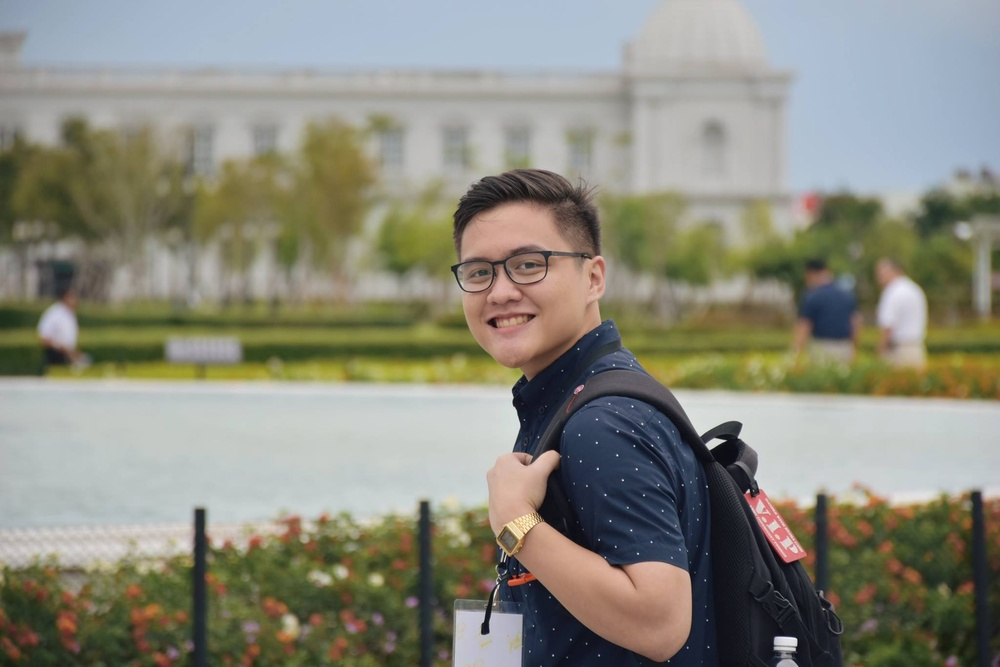
#> input picture data/images/seph.jpg, 1000 x 667 px, shrunk from 2048 x 1365 before the run; its folder holds 5 pictures in this run
$ jupyter execute 'Open CV Brownbag Session.ipynb'   (shell and % lines are left out)
#> lines starting #> are read from the running program, lines starting #| are printed output that depends on the picture
# Open CV Brownbag Session

This Jupyter Notebook contains all the Python code needed to perform <b>Face Detection, Training and Classification and Face Recgonition </b>. In this tutorial, you will learn how to preprocess images in preparation for face detection, use pre-trained Haar Cascades to detect faces in an image, and finally train and classify images to recognize faces using the Local Binary Patterns Histogram (LBPH) algorithm.

The following libraries will be imported in this notebook:

<ul>
    <li> cv2 - OpenCV (Open Source Computer Vision API) python package
    <li> numpy - Numerical Python </li>
    <li> matplotlib - Mathematical Plotting Library for Python </li>
    <li> PIL (Pillow) - Image formatting package </li>
</ul>

### Importing Libraries

[cell 1]
import cv2
import matplotlib.pyplot as plt
import numpy as np
import time as t
import os

import matplotlib

import PIL

from PIL import Image

library_version_list = (matplotlib.__version__ ,np.__version__, cv2.__version__, PIL.__version__)
print ("Library Versions:\n\n\
        Matplotlib\t%s\n\
        Numpy\t\t%s\n\
        OpenCV\t\t%s\n\
        PIL\t\t%s\n" % library_version_list)

### Printing all files in the directory

[cell 2]
DIR = {
    'input' : '../data/images/',
    'output' : '../data/images/output/',
    'cascades' : '../data/cascades/',
    'trainers' : '../data/trainer/',
}

### Loading the image

[cell 3]
print(os.listdir(DIR['input']))

[cell 4]
filename = DIR['input'] + 'seph.jpg'
image = cv2.imread(filename)
#> image is the input picture: shape (667, 1000, 3); mean B, G, R 123.1, 136.4, 136.9
print ("Height:\t\t%i pixels\nWidth:\t\t%i pixels\nChannels:\t%i" % image.shape)
#| Height:		667 pixels
#| Width:		1000 pixels
#| Channels:	3

[cell 5]
plt.imshow(image)
plt.show()

As you may have noticed, the colors of the image displayed above doesn't seem to match the original image. Actually, the image has been correctly loaded by openCV as a numpy array, but the color of each pixel has been sorted as BGR (Blue-Green-Red).
Matplotlib's plot expects an RGB image so, for a correct display of the image, it is necessary to swap those channels.
This operation can be done either by using openCV conversion functions cv2.cvtColor() or by working directly with the numpy array.

#### cvtColor
cvtColor is the openCV function which changes the color space of an image. It takes as input an image and a numerical flag which represents the conversion function. Let's list some of that.

[cell 6]
BGRflags = [flag for flag in dir(cv2) if flag.startswith('COLOR_BGR') ]
print(BGRflags)

In this case it's necessary to change the image space from BGR (Blue, Green, Red) to RGB, so the correct flag is <b>cv2.COLOR_BGR2RGB</b>

[cell 7]
time_start = t.time()
rgb_image = cv2.cvtColor(image, cv2.COLOR_BGR2RGB)
time_end = t.time()
elapsed_time = time_end - time_start
print ("Conversion took %0.5f seconds" % elapsed_time)

[cell 8]
plt.imshow(rgb_image)
plt.show()

As expected, the image has now been converted to the RGB channel format.

### Phase 1: Face Detection

Let's move on to Face Detection. Detecting a face requires a model that decides which features define a human face, and to perform this, we will be needing  a model called Haar Cascades. A Haar cascades is a classifier used to detect the object for which it was trained for, in this case, a face. The figure below shows how a haar cascade would identify features of the given object to be classified.

[cell 9]
time_start = t.time()
gray_image = cv2.cvtColor(image, cv2.COLOR_BGR2GRAY)
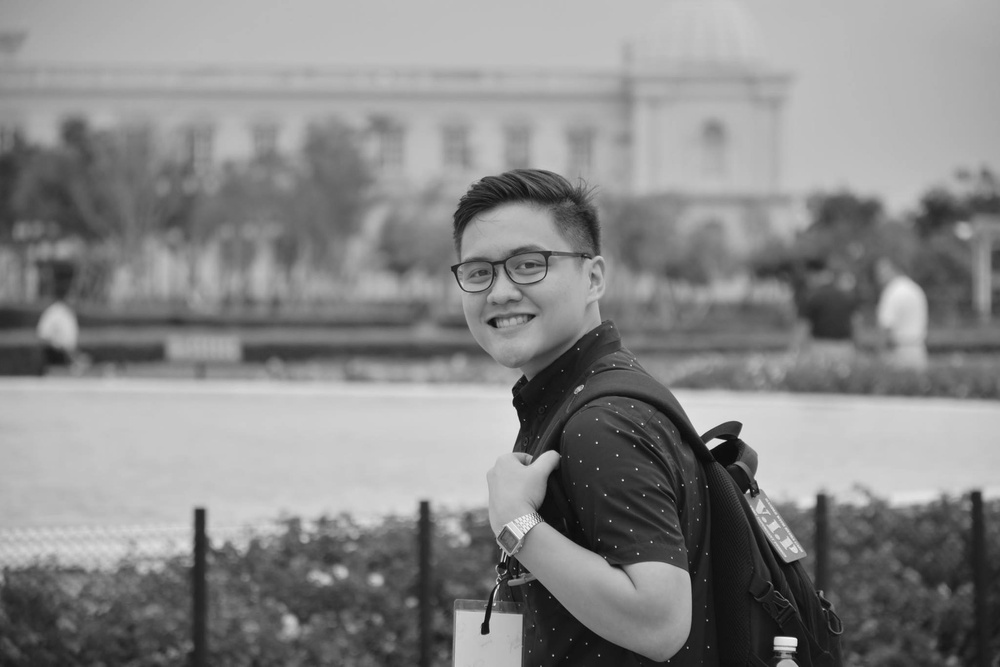
#> gray_image: shape (667, 1000); min 6, max 253, mean 135
time_end = t.time()
elapsed_time = time_end - time_start
print ("Conversion took %0.5f seconds" % elapsed_time)

[cell 10]
plt.imshow(gray_image)
plt.show()

[cell 11]
plt.imshow(gray_image, cmap = plt.cm.gray)
plt.show()

For this session, we will be loading a pre-trained haar cascade for frontal facial features into OpenCV.

[cell 12]
filename = DIR['cascades'] + 'haarcascade_frontalface_default.xml'
cascade = cv2.CascadeClassifier(filename) #Haar Cascade used for Face Detection

Now that we have loaded the classifier into OpenCV, we will now start detecting faces on Seph's image using OpenCVs detectMultiScale function. The paramaeters of the function are the following:
<ul>
    <li>gray_image - Grayscaled version of the image to detect faces from. </li>
    <li>image_scale - Parameter specifying how much the image size is reduced at each image scale. </li>
    <li>n_neigbors - Parameter specifying how many neighbors each candidate rectangle should have to retain it. </li>
</ul>

[cell 13]
image_scale = 1.3
n_neighbors = 5


faces = cascade.detectMultiScale(gray_image, image_scale, n_neighbors)
#> faces = [[439, 205, 151, 151]]
user_id = 0
count_faces = 0
for x, y, w, h in faces:

    image = rgb_image
    tup_start_loc = (x,y)
    tup_abs_perimeter = (x+w, y+h)
    RGB_color = (255,255,255)
    border_width = 3

    cv2.rectangle(image, tup_start_loc, tup_abs_perimeter, RGB_color , border_width)
    plt.imshow(rgb_image)


    cv2.imwrite(DIR['output'] + "User." + str(user_id) + "." + str(count_faces) + ".jpg", gray_image[y:y+h,x:x+w])
#> this loop made 1 pass
#> (x, y, w, h, tup_abs_perimeter, RGB_color, border_width) on pass 1: (439, 205, 151, 151, (590, 356), (255, 255, 255), 3)
#> pass 1, `cv2.imwrite(DIR['output'] + "User." + str(user_id) + "." + str(count_f..`:
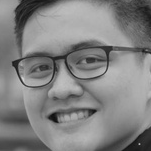
#> saved as User.0.0.jpg: shape (151, 151); min 14, max 209, mean 129.9

[cell 14]
os.listdir(DIR['output'])

[cell 15]
filename = DIR['output'] + 'User.0.0.jpg'
seph_img = cv2.imread(filename)
#> seph_img: shape (151, 151, 3); min 13, max 210, mean 129.9
seph_img = cv2.cvtColor(seph_img, cv2.COLOR_BGR2GRAY)
#> seph_img: shape (151, 151)
plt.imshow(seph_img, cmap = plt.cm.gray)
plt.show()

### Phase 2: Face Training

Before we get into the training phase, we must first load the images from the input directory and detect the faces from each image.

[cell 16]
def getImagesAndLabels(path, face_cascade):
    '''
        Retrieves the images including its labels in preparation for training
        Args:
            path (str): directory path of where the images are stored
            face_cascade (CascadeClassifier): Contains the trained Haar Cascades.
        Returns:
            faceSamples(list<numpy.Array>): Array representation of an image
            ids(list<int>): Array of ids corresponding to the user
    '''
#> called with path = '../data/images/output/'
    imagePaths = [os.path.join(path,f) for f in os.listdir(path) if '.jpg' in f]
    faceSamples=[]
    ids = []

    for imagePath in imagePaths:

        PIL_img = Image.open(imagePath).convert('L') # convert it to grayscale
        img_numpy = np.array(PIL_img,'uint8')

        id = int(os.path.split(imagePath)[-1].split(".")[1])
        faces = face_cascade.detectMultiScale(img_numpy)
#> faces = [[5, 11, 133, 133]]

        for (x,y,w,h) in faces:
            faceSamples.append(img_numpy[y:y+h,x:x+w])
            ids.append(id)
#> this loop made 1 pass
#> after the loop, faceSamples = 1 item; ids = [0]

    return faceSamples,ids

[cell 17]
faces, ids = getImagesAndLabels(DIR['output'], cascade)
#> faces = 1 item; ids = [0]
print(ids)
#| [0]
print(faces)
#> (printed output is left out)

We will be using the Local Binary Patterns Historgram as our face trainer/classifier. Local Binary Pattern (LBP) is a simple yet very efficient texture operator which labels the pixels of an image by thresholding the neighborhood of each pixel and considers the result as a binary number.

[cell 18]
# recognizer = cv2.face.createLBPHFaceRecognizer()
recognizer = cv2.face.LBPHFaceRecognizer_create()
recognizer.train(faces, np.array(ids))

The training data is saved as a yml file in preparation for face recognition

[cell 19]
# Save the model into trainer/trainer.yml
recognizer.save(DIR['trainers'] + 'trainer.yml') # recognizer.save() worked on Mac, but not on Pi

### Phase 3: Face Recognition

[cell 20]
names=['Seph']
pic_id = 0
filename = DIR['input'] + 'seph2.jpg'
seph_img = cv2.imread(filename)
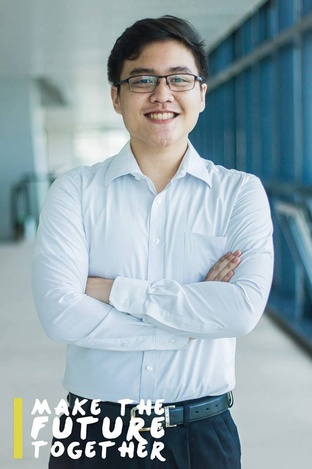
#> input picture data/images/seph2.jpg, 312 x 469 px, shrunk from 640 x 960 before the run
#> seph_img is the input picture: shape (469, 312, 3); mean B, G, R 172, 165.2, 146.8
image_to_detect_gray = cv2.cvtColor(seph_img, cv2.COLOR_BGR2GRAY)
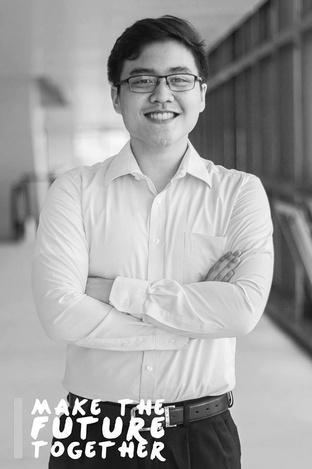
#> image_to_detect_gray: shape (469, 312); min 0, max 255, mean 160.5
image_to_detect = cv2.cvtColor(seph_img, cv2.COLOR_BGR2RGB)
plt.imshow(image_to_detect, cmap=plt.cm.gray)
plt.show()

[cell 21]
faces = cascade.detectMultiScale(
        image_to_detect,
        scaleFactor = 1.3,
        minNeighbors = 5,
       )
#> faces = [[118, 43, 96, 96]]

font = cv2.FONT_HERSHEY_SIMPLEX
#> font = 0

It's now time to use LBPH's predict method on the new image and see which faces it could recongize

[cell 22]
plt.clf()
plt.figure(figsize=(20,10))
for(x,y,w,h) in faces:

    cv2.rectangle(image_to_detect, (x,y), (x+w,y+h), (255,255,255), 3)
    pic_id, confidence = recognizer.predict(image_to_detect_gray[y:y+h,x:x+w])

    threshold = 100
    if (confidence <= threshold):
        pic_id = names[pic_id]
        confidence_str = "  {0}%".format(round((threshold - confidence)/ threshold * 100))
    elif(confidence > threshold):
        pic_id = "Unknown User"
        confidence_str = "  {0}%".format(round((threshold - confidence)/ threshold * 100))

    cv2.putText(image_to_detect, str(pic_id), (x+5,y-5), font, 1, (255,255,255), 2)
    cv2.putText(image_to_detect, str(confidence_str), (x+5,y+h-5), font, 1, (255,255,0), 1)
#> this loop made 1 pass
#> (x, y, w, h, confidence, threshold, confidence_str) on pass 1: (118, 43, 96, 96, 111.5, 100, '  -12%')
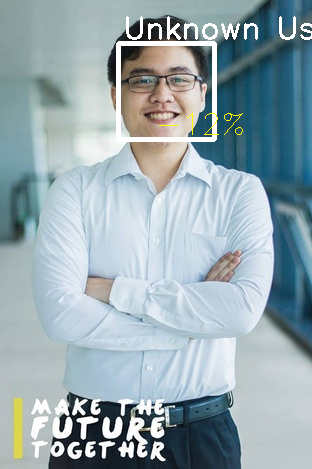
#> image_to_detect: shape (469, 312, 3); mean R, G, B 150.6, 168.7, 175.2

plt.clf()

plt.imshow(image_to_detect)
